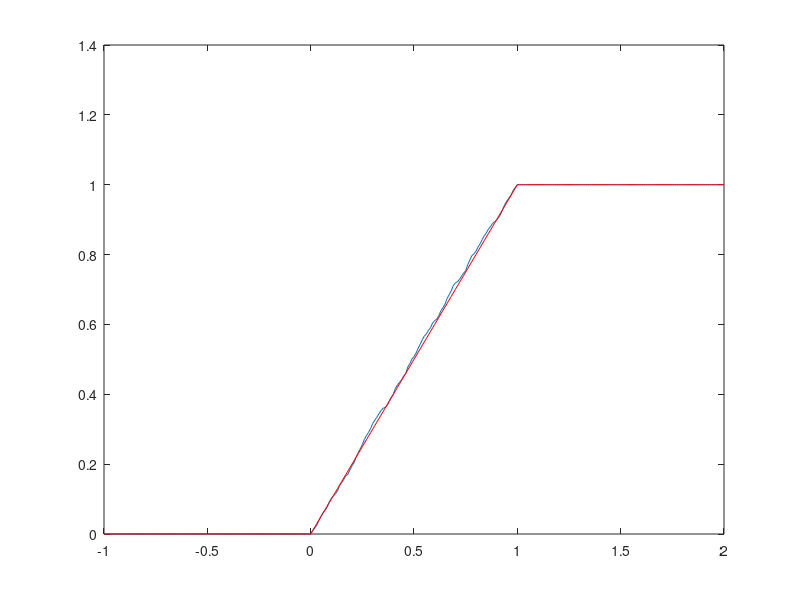

MATLAB code for this plot:
#Para n=10000
x=1:10000;
x=x/10000
p=ones(1,10000);
A=discrete_rnd(x,p,1000,1);
x=-1:0.01:2
plot(x,empirical_cdf(x,A))
hold on
plot(x,unifcdf(x,0,1),'r')